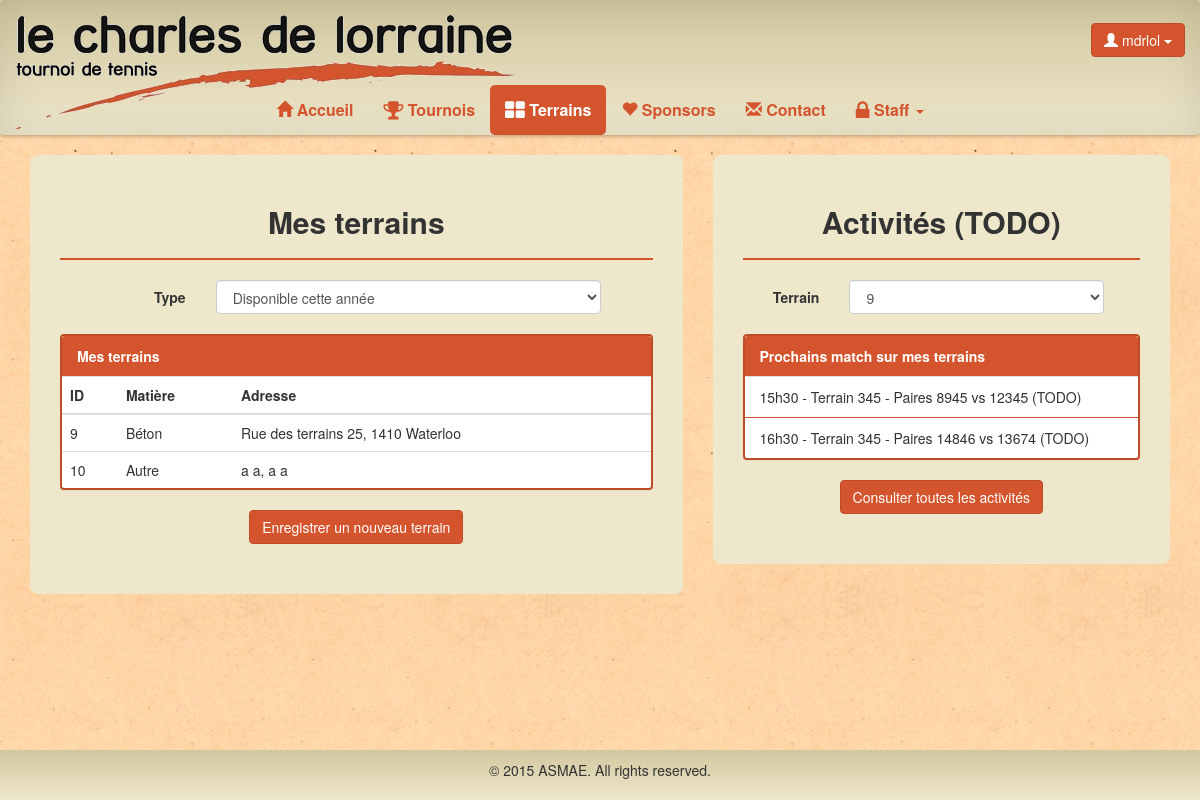
The app's page /tennis/terrain (signed in) with its own data.
### tennis/models.py (models this page shows, shortened)
class Court(models.Model):
	id = models.AutoField(primary_key=True, verbose_name='ID')
	rue = models.CharField(max_length=100 , verbose_name='Rue')
	numero = models.CharField(max_length=10, verbose_name='Numéro')
	boite = models.CharField(max_length=10,null=True, blank=True)
	codepostal = models.CharField(max_length=10, verbose_name='Code postal')
	localite = models.CharField(max_length=30, verbose_name='Localité')
	acces = models.TextField(null=True,blank=True)
	matiere = models.ForeignKey(CourtSurface, verbose_name='Surface')
	type = models.ForeignKey(CourtType, verbose_name='Type')
	dispoSamedi = models.BooleanField(default=False, verbose_name='Dispo samedi')
	dispoDimanche = models.BooleanField(default=False, verbose_name='Dispo dimanche')
	etat = models.ForeignKey(CourtState, verbose_name='Etat')
	commentaire = models.TextField(null=True, blank=True)
	commentaireStaff = models.TextField(null=True, blank=True)
	valide = models.BooleanField(default=False, verbose_name='Validé')
	user = models.ForeignKey(User, verbose_name='Utilisateur')
	class Meta:
		verbose_name = "Court"
		permissions = (
			("Court", "Manage Court"),
		)

class CourtSurface(models.Model):
	nom = models.CharField(max_length=25, primary_key=True, verbose_name="Nom")
	def __str__(self):
		return self.nom
	class Meta:
		verbose_name = "Surface de court"

### tennis/views.py (the view)
# urls.py: url(r'^terrain/edit/(\d+)$','editTerrain'),
def terrain(request):
	if request.user.is_authenticated():
		court = Court.objects.filter(user=request.user)
		return render(request,'tennis/terrain.html',locals())
	return redirect(reverse(home))

### tennis/templates/tennis/terrain.html (shortened to what this page needs)
{% extends "tennis/base.html" %}
{% block nav-terrain %}class="active"{% endblock %}
{% block body %}
<div class="container">
	<div class="row" {% if not court.0 %}style="display:none;"{% endif %}>
		<div class="col-lg-7">
			<div class="content-box">
				<h2 class="center">Mes terrains</h2>
				<hr class="line">
				<div class="row" style="margin-bottom: 20px;">
					<div class="col-xs-3 info">
						Type
					</div>
					<div class="col-lg-8 col-sm-4 col-xs-8">
					   	<select class="form-control" name="title">
							<option>Disponible cette année</option>
						</select>
		    		</div>
				</div>
				<div class="panel panel-default">
					<div class="panel-heading">Mes terrains</div>
		                <div class="table-responsive">
		                    <table class="table table-hover">
		                        <thead>
                                  <tr>
                                    <th>ID</th>
                                    <th>Matière</th>
                                    <th>Adresse</th>
                                  </tr>
                                </thead>
                                <tbody>
                                    {% for elem in court %}
                                        <tr onclick="window.document.location='{% url 'tennis.views.editTerrain' elem.id %}'" class="clickable-row">
                                           <td>{{ elem.id }}</td>
                                           <td>{{ elem.matiere }}</td>
                                           <td>{{ elem.rue }} {{ elem.numero}}, {{ elem.codepostal }} {{ elem.localite }}</td>
                                        </tr>
                                    {% endfor %}
                                </tbody>
		                    </table>
		                </div>
					</div>
				<button onClick="location.href='{% url "tennis.views.registerTerrain" %}';" class="btn btn-default b-center">Enregistrer un nouveau terrain</button>
			</div>
		</div>
		<div class="col-lg-5">
			<div class="content-box">
				<h2 class="center">Activités (TODO)</h2>
				<hr class="line">
				<div class="row" style="margin-bottom: 20px;">
					<div class="col-xs-3 info">
						Terrain
					</div>
					<div class="col-lg-8 col-sm-4 col-xs-8">
					   	<select class="form-control" name="title">
					   		{% for elem in court %}
					   		<option>{{ elem.id }}</option>
					   		{% endfor %}
						</select>
		    		</div>
				</div>
				<div class="panel panel-default">
					<div class="panel-heading">Prochains match sur mes terrains</div>
					<ul class="list-group">
		  				<li class="list-group-item">15h30 - Terrain 345 - Paires 8945 vs 12345 (TODO)</li>
						<li class="list-group-item">16h30 - Terrain 345 - Paires 14846 vs 13674 (TODO)</li>
					</ul>
				</div>
				<button class="btn btn-default b-center">Consulter toutes les activités</button>
			</div>
		</div>
	</div>
</div>
{% endblock %}

### tennis/templates/tennis/base.html (shortened to what this page needs)
<!DOCTYPE html>
<html lang="fr">
<head>
    {% load static from staticfiles %}
  <link rel="stylesheet" type="text/css" href="{% static 'tennis/css/tennis.css' %}">
  <link rel="stylesheet" href="http://maxcdn.bootstrapcdn.com/bootstrap/3.3.5/css/bootstrap.min.css">
  <link rel="stylesheet" href="https://maxcdn.bootstrapcdn.com/font-awesome/4.4.0/css/font-awesome.min.css">
</head>
<body>
      <nav class="effect6 navbar navbar-default" role="navigation">
        <div class="container-fluid">
          <div class="navbar-header" style="width:100%;">
            <a class="navbar-brand navbar-img" style="padding-bottom:70px;" href="{% url "tennis.views.home" %}"><img src="{% static 'tennis/img/logo.png' %}"></a>
            <div class="username btn-group pull-right navbar-btn">
              {% if user.is_authenticated %}
              <button class="btn btn-default dropdown-toggle" type="button" data-toggle="dropdown"><span class="glyphicon glyphicon-user" aria-hidden="true"></span> {{ user.username }}
                <span class="caret"></span></button>
              {% endif %}
            </div>
          </div>
          <div class="collapse navbar-collapse" id="bs-example-navbar-collapse-1">
            <ul class="nav navbar-nav">
              <li {% block nav-home %}{% endblock %}><a href="{% url "tennis.views.home" %}"><span class="glyphicon glyphicon-home" aria-hidden="true"></span> Accueil</a></li>
              {% if user.is_authenticated %}
              <li {% block nav-tournoi %}{% endblock %}><a href="{% url "tennis.views.tournoi" %}"><i class="fa fa-trophy fa-lg"></i> Tournois</a></li>
              <li {% block nav-terrain %}{% endblock %}><a href="{% url "tennis.views.terrain" %}"><i class="fa fa-th-large fa-lg"></i> Terrains</a></li>
              {% endif %}
              <li {% block nav-sponsors %}{% endblock %}><a href="{% url "tennis.views.sponsors" %}"><span class="glyphicon glyphicon-heart" aria-hidden="true"></span> Sponsors</a></li>
              <li {% block nav-contact %}{% endblock %}><a href="{% url "tennis.views.contact" %}"><span class="glyphicon glyphicon-envelope" aria-hidden="true"></span> Contact</a></li>
              {% if perms.auth.Pair or perms.tennis.Extra or perms.auth.User or perms.tennis.Court or perms.tennis.DoubleHommes or perms.tennis.DoubleFemmes or perms.tennis.DoubleMixte or perms.tennis.TournoiDesFamilles or  perms.auth.Droit %}
              <li {% block nav-staff %}class="dropdown"{% endblock %}><a class="dropdown-toggle" data-toggle="dropdown" href="#"><i class="fa fa-lock fa-lg"></i> Staff <span class="caret"></span></a>
              </li>
              {% endif %}
              </ul>
          </div>
        </div>
      </nav>
    <div class="demo">
      {% block body %}
     {% endblock %}
    </div>
    <div class="footer" id="foot01"></div>
</body>
</html

### tennis/static/tennis/css/tennis.css (style rules this page uses)
html { height: 100%; box-sizing: border-box; }
*, *:before, *:after { box-sizing: inherit; }
body { position: relative; margin: 0; padding-bottom: 6rem; min-height: 100%; font-family: "Helvetica Neue", Arial, sans-serif; }
body, html { background-image: url("../img/bg.jpg"); }
h1, h2, h3, h4, h5, h6 { font-weight: bold !important; }
nav { font-size: 16px; background-color: rgba(238, 231, 203, 1); background: -webkit-linear-gradient(top, rgba(209, 199, 159, 1) 0%, rgba(238, 231, 203, 1) 100%); background: linear-gradient(to bottom, rgba(209, 199, 159, 1) 0%, rgba(238, 231, 203, 1) 100%); border-bottom-width: 0px!important; border-width: 0px!important; }
.effect6 { position:relative; -webkit-box-shadow:0 1px 4px rgba(0, 0, 0, 0.3), 0 0 40px rgba(0, 0, 0, 0.1) inset; -moz-box-shadow:0 1px 4px rgba(0, 0, 0, 0.3), 0 0 40px rgba(0, 0, 0, 0.1) inset; box-shadow:0 1px 4px rgba(0, 0, 0, 0.3), 0 0 40px rgba(0, 0, 0, 0.1) inset; }
.effect6:before, .effect6:after { content:""; position:absolute; z-index:-1; -webkit-box-shadow:0 0 20px rgba(0,0,0,0.8); -moz-box-shadow:0 0 20px rgba(0,0,0,0.8); box-shadow:0 0 20px rgba(0,0,0,0.8); top:50%; bottom:0; left:10px; right:10px; -moz-border-radius:100px / 10px; border-radius:100px / 10px; }
.effect6:after { right:10px; left:auto; -webkit-transform:skew(8deg) rotate(3deg); -moz-transform:skew(8deg) rotate(3deg); -ms-transform:skew(8deg) rotate(3deg); -o-transform:skew(8deg) rotate(3deg); transform:skew(8deg) rotate(3deg); }
.navbar-default .navbar-brand { color: black !important; }
.navbar-default .navbar-nav > li > a { color: #D4542D !important; font-weight: bold; }
.navbar-default .navbar-nav > .active > a, .navbar-default .navbar-nav > .active > a:hover, .navbar-default .navbar-nav > .active > a:focus { color: white !important; background-color: #D4542D !important; border-radius: 5px; }
.username, .navbar-img { display: none !important; }
@media (min-width:768px) { .username, .navbar-img { display: inherit!important; float:right; padding-top:15px; text-align: right; } }
@media (min-width:768px) { .navbar-img { display: inherit; } }
@media (min-width:768px) { .navbar .navbar-nav { display: inline-block; float: none; vertical-align: top; } }
@media (min-width:768px) { .navbar .navbar-collapse { text-align: center; } }
.content-box { background-color: rgba(238, 231, 203, 1); border-radius: 8px; padding-top: 30px; padding-bottom: 50px; padding-right: 30px; padding-left: 30px; margin-bottom: 15px; }
.center { text-align:center; }
.b-center { margin-left: auto !important; margin-right: auto !important; display: block !important; }
.btn-default { background-color: #D4542D !important; border-color: #BF4C28 !important; color:white !important; }
hr.line { border-color: #D4542D; border-width: 2px; }
.panel-heading { background-color: #D4542D !important; color: white !important; font-weight: bold; }
.panel-default { border: solid 2px #BF4C28 !important; }
div.info { padding-top: 7px; font-weight: bold; text-align: right; }
.list-group-item { border-color: #D4542D !important; }
.footer { position: absolute; right: 0; bottom: 0; left: 0; padding: 1rem; background-color: rgba(238, 231, 203, 1); background: -webkit-linear-gradient(top, rgba(209, 199, 159, 1) 0%, rgba(238, 231, 203, 1) 100%); background: linear-gradient(to bottom, rgba(209, 199, 159, 1) 0%, rgba(238, 231, 203, 1) 100%); text-align: center; }

### records on screen
Court: id "9", matiere "Béton", rue "Rue des terrains", numero "25", codepostal "1410", localite "Waterloo"
Court: id "10", matiere "Autre", rue "a", numero "a", codepostal "a", localite "a"

### other values on screen
{{ user.username }} "mdrlol"
form field title "9"
